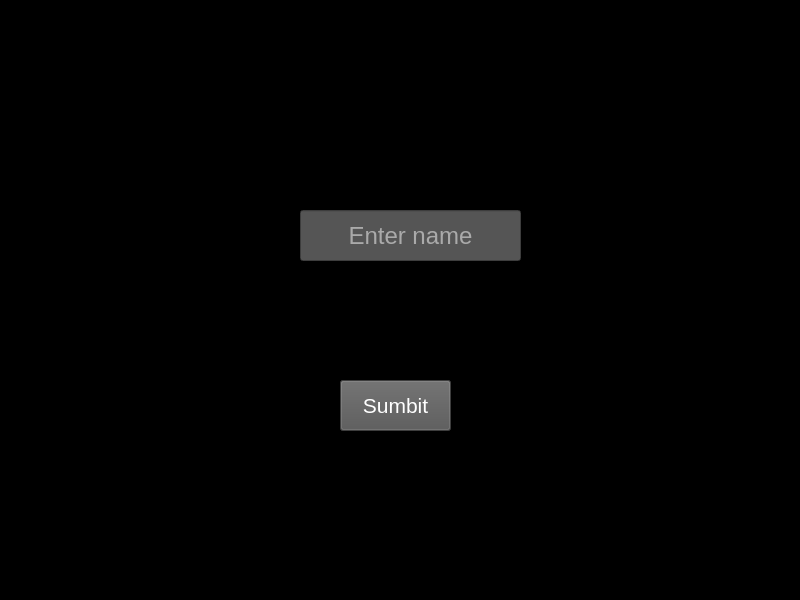
<?xml version="1.0" encoding="UTF-8"?>
<ui version="4.0">
 <class>MainWindow</class>
 <widget class="QMainWindow" name="MainWindow">
  <property name="geometry">
   <rect>
    <x>0</x>
    <y>0</y>
    <width>800</width>
    <height>600</height>
   </rect>
  </property>
  <property name="font">
   <font>
    <pointsize>18</pointsize>
   </font>
  </property>
  <property name="windowTitle">
   <string>MainWindow</string>
  </property>
  <property name="styleSheet">
   <string notr="true">background-color:black;
color: rgb(255, 255, 255);</string>
  </property>
  <widget class="QWidget" name="centralwidget">
   <widget class="QLineEdit" name="lineEdit">
    <property name="geometry">
     <rect>
      <x>300</x>
      <y>210</y>
      <width>221</width>
      <height>51</height>
     </rect>
    </property>
    <property name="font">
     <font>
      <pointsize>18</pointsize>
     </font>
    </property>
    <property name="styleSheet">
     <string notr="true">background-color:rgb(85, 85, 85)</string>
    </property>
    <property name="alignment">
     <set>Qt::AlignCenter</set>
    </property>
    <property name="placeholderText">
     <string>Enter name</string>
    </property>
   </widget>
   <widget class="QPushButton" name="pushButton">
    <property name="geometry">
     <rect>
      <x>340</x>
      <y>380</y>
      <width>111</width>
      <height>51</height>
     </rect>
    </property>
    <property name="font">
     <font>
      <pointsize>16</pointsize>
     </font>
    </property>
    <property name="styleSheet">
     <string notr="true">background-color: rgb(85, 85, 85);</string>
    </property>
    <property name="text">
     <string>Sumbit</string>
    </property>
   </widget>
  </widget>
  <widget class="QMenuBar" name="menubar">
   <property name="geometry">
    <rect>
     <x>0</x>
     <y>0</y>
     <width>800</width>
     <height>21</height>
    </rect>
   </property>
  </widget>
  <widget class="QStatusBar" name="statusbar"/>
 </widget>
 <resources/>
 <connections/>
</ui>
